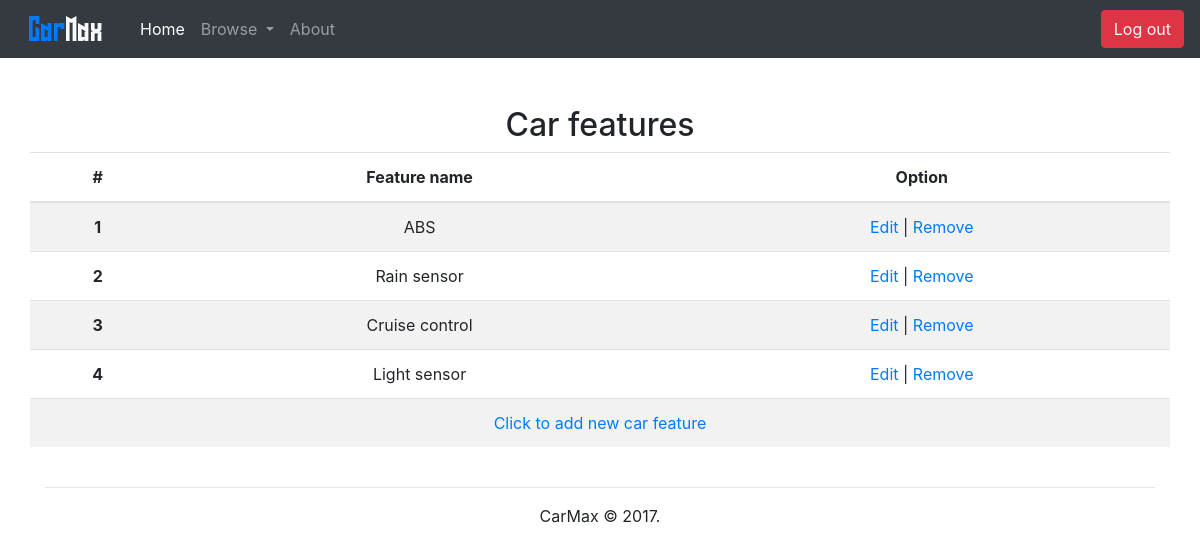
The page /private/car_feature/car_feature.php (signed in) on the database its author committed.
### tables this page shows
CREATE TABLE car_feature(
    car_feature_id      INT NOT NULL PRIMARY KEY AUTO_INCREMENT,
    car_feature_name    VARCHAR(120) NOT NULL
);

### private/car_feature/car_feature.php (the view, shortened to what this page needs)
<?php include_once '../../config.php'; checkLogin(); ?>
<!DOCTYPE html>
<html lang="en">
<head>
    <?php include_once '../../includes/head-inc.php';?>
</head>
<body>
    <?php include_once '../../includes/navigation-inc.php';?>
    <?php
    $command = $db->prepare('SELECT * FROM car_feature;');
    $command->execute();
    $result = $command->fetchAll(PDO::FETCH_OBJ);
    $number = 1;
    ?>
    <div class="container mt-5">
        <h2 class="text-center">Car features</h2>
        <div class="row justify-content-center">
            <table class="table table-striped table-inverse">
                <thead>
                    <tr>
                        <th class="text-center">#</th>
                        <th class="text-center">Feature name</th>
                        <?php if(isset($_SESSION['logged']) && $_SESSION['logged']->user_rights==='Admin'): ?>
                        <th class="text-center">Option</th>
                        <?php endif;?>
                    </tr>
                </thead>
                <tbody>
                    <?php foreach($result as $carFeature): ?>
                    <tr>
                        <th class="text-center" scope="row">
                            <?php echo $number; $number++;?>
                        </th>
                        <td class="text-center">
                            <?php echo $carFeature->car_feature_name;?>
                        </td>
                        <?php if(isset($_SESSION['logged']) && $_SESSION['logged']->user_rights==='Admin'): ?>
                        <td class="text-center"><a href="car_feature_edit.php?carFeatureId=<?php echo $carFeature->car_feature_id;?>">Edit</a> | <a href="removing_car_feature.php?carFeatureId=<?php echo $carFeature->car_feature_id;?>">Remove</a></td>
                        <?php endif;?>
                    </tr>
                    <?php endforeach; ?>
                    <?php if(isset($_SESSION['logged']) && $_SESSION['logged']->user_rights==='Admin'): ?>
                    <tr>
                        <td class="text-center" colspan="3"><a href="car_feature_add.php">Click to add new car feature</td></a>
                    </tr>
                    <?php endif; ?>
                </tbody>
            </table>
        </div>
    </div>
    <?php include_once '../../includes/footer-inc.php';?>
</body>
</html>

### rows shown on the page
car_feature: car_feature_name "ABS"
car_feature: car_feature_name "Rain sensor"
car_feature: car_feature_name "Cruise control"
car_feature: car_feature_name "Light sensor"

### other values the page prints
$appName "CarMax"
